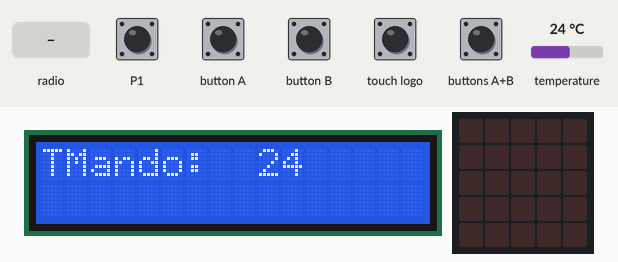
A program run on a simulated BBC micro:bit (MakeCode). Shown: 16×2 character LCD, the board's 5×5 LED display. Inputs (shaded band) come from the test bench; at power-on: temperature 24 °C. No radio messages arrive unless stated (any console line starting 'radio sent:' is added by the test bench); what the program prints to the serial console is not drawn.

Above: at 1.2 s.
1.3 s: touch pin P1 pressed for 0.15 s
At 2.5 s:
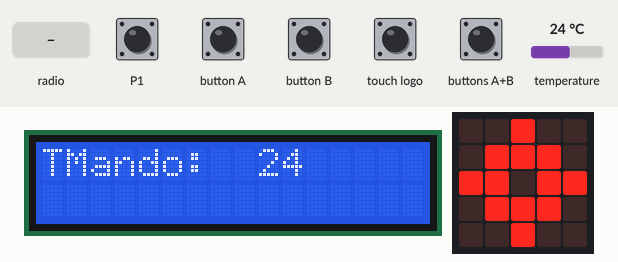
2.9 s: button A pressed for 0.15 s
At 3.7 s:
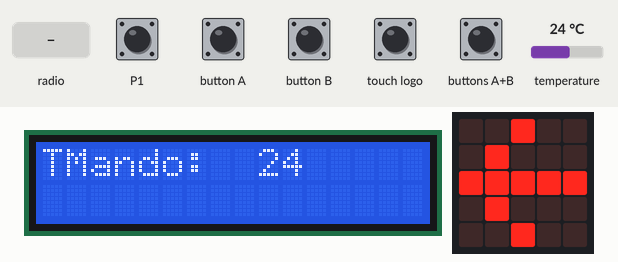
4.5 s: button B pressed for 0.15 s
At 5.8 s:
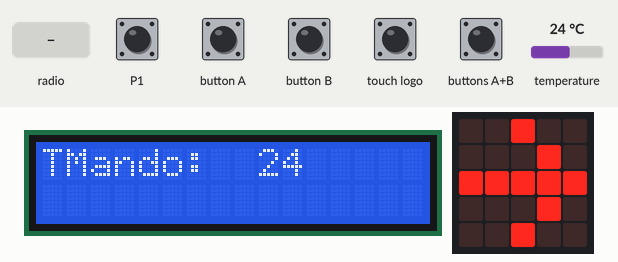
6.1 s: touch logo pressed for 0.15 s
At 7.3 s:
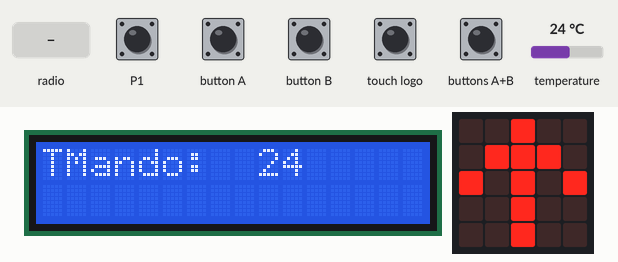
7.7 s: buttons A+B pressed for 0.15 s
At 8.5 s:
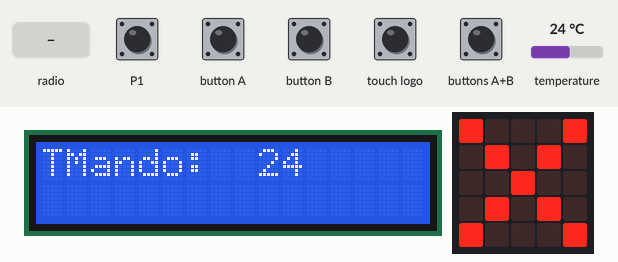
9.3 s: radio message "1" arrives
At 10.7 s:
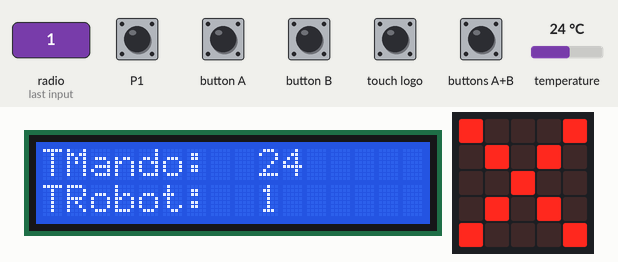
Timing chart, 0 to 11.8 s (numbered marks = the images above; inputs shaded):
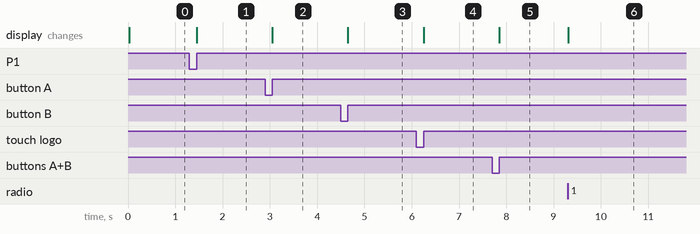

Measured:
- after the input at 1.3 s, the display: changes after 0.15 s (image 1)
- after the input at 2.9 s, the display: changes after 0.15 s (image 2)
- after the input at 4.5 s, the display: changes after 0.15 s (image 3)
- after the input at 6.1 s, the display: changes after 0.15 s (image 4)
- after the input at 7.7 s, the display: changes after 0.15 s (image 5)
- after the input at 9.3 s, the display: changes at once (image 6)

The program:

main.ts
```typescript
radio.onReceivedNumber(function (receivedNumber) {
    I2C_LCD1602.ShowString("TRobot:", 0, 1)
    I2C_LCD1602.ShowNumber(receivedNumber, 9, 1)
})
input.onLogoEvent(TouchButtonEvent.Pressed, function () {
    radio.sendString("START")
    basic.showArrow(ArrowNames.North)
})
input.onButtonPressed(Button.A, function () {
    radio.sendString("IZQ")
    basic.showArrow(ArrowNames.West)
})
input.onButtonPressed(Button.AB, function () {
    radio.sendString("STOP")
    basic.showLeds(`
        # . . . #
        . # . # .
        . . # . .
        . # . # .
        # . . . #
        `)
})
input.onButtonPressed(Button.B, function () {
    radio.sendString("DCHA")
    basic.showArrow(ArrowNames.East)
})
input.onPinPressed(TouchPin.P1, function () {
    radio.sendString("MOTOR")
    basic.showIcon(IconNames.Target)
})
radio.setGroup(33)
I2C_LCD1602.LcdInit(39)
loops.everyInterval(1000, function () {
    I2C_LCD1602.ShowString("TMando:", 0, 0)
    I2C_LCD1602.ShowNumber(input.temperature(), 9, 0)
})
basic.forever(function () {

})
```

test.ts
```typescript
// aquí va el archivo "tests"; esto no se compilará cuando este paquete se utilice como una extensión.
```
